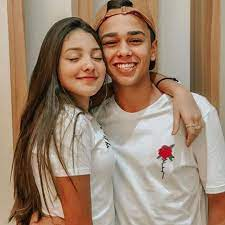
#> input picture projeto/imagem.jpg, 225 x 225 px, given in place of imagem.png, which was not available
$ python codigo2.py
#> lines starting #> are read from the running program, lines starting #| are printed output that depends on the picture; pictures that were not available may be replaced by others from this repository, and a replacement may not be noted
import matplotlib.pyplot as plt
import matplotlib
from skimage import io, color

image = color.rgb2gray(io.imread('Semana 6 Teoria\imagem.png'))
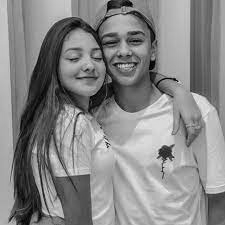
#> image: shape (225, 225) float64; min 0.0025, max 0.952, mean 0.53
matplotlib.image.imsave('Semana 6 Teoria\imagem2.png', image)
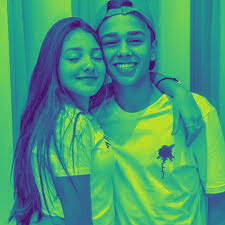
#> saved as imagem2.png: shape (225, 225, 3); mean R, G, B 65.6, 154, 118.5

plt.hist(image.ravel(), bins=256, range=(0.0, 1.0), fc='k', ec='k')

plt.title('Histograma')
plt.xlabel('Níveis de cinza')
plt.ylabel('Frequência')

plt.show()
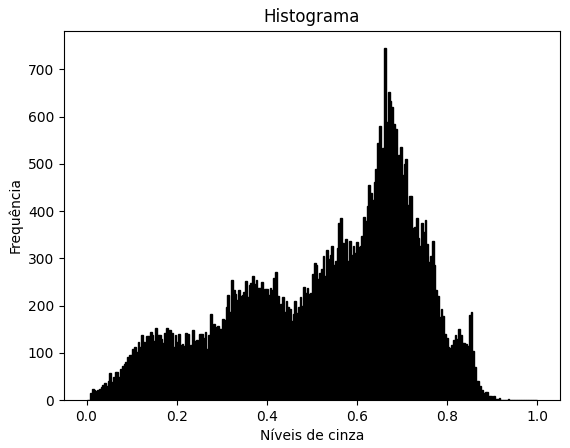
#> figure drawn by matplotlib, 1 panel; tallest bar 745 high, from x = 0.66 to 0.664
